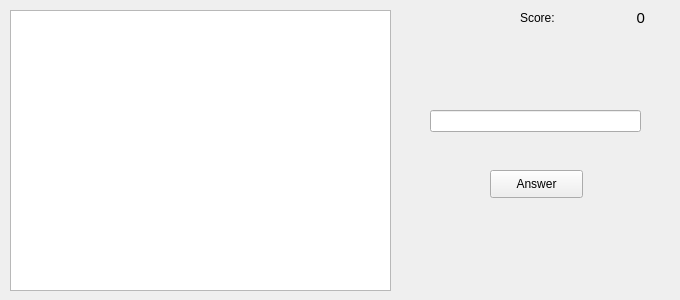
<?xml version="1.0" encoding="UTF-8"?>
<ui version="4.0">
 <class>QtGuiClass</class>
 <widget class="QWidget" name="QtGuiClass">
  <property name="geometry">
   <rect>
    <x>0</x>
    <y>0</y>
    <width>680</width>
    <height>300</height>
   </rect>
  </property>
  <property name="windowTitle">
   <string>QtGuiClass</string>
  </property>
  <widget class="QListWidget" name="listWidget">
   <property name="geometry">
    <rect>
     <x>10</x>
     <y>10</y>
     <width>381</width>
     <height>281</height>
    </rect>
   </property>
  </widget>
  <widget class="QLineEdit" name="lineEdit">
   <property name="geometry">
    <rect>
     <x>430</x>
     <y>110</y>
     <width>211</width>
     <height>22</height>
    </rect>
   </property>
  </widget>
  <widget class="QPushButton" name="pushButton">
   <property name="geometry">
    <rect>
     <x>490</x>
     <y>170</y>
     <width>93</width>
     <height>28</height>
    </rect>
   </property>
   <property name="text">
    <string>Answer</string>
   </property>
  </widget>
  <widget class="QLabel" name="label">
   <property name="geometry">
    <rect>
     <x>590</x>
     <y>10</y>
     <width>55</width>
     <height>16</height>
    </rect>
   </property>
   <property name="font">
    <font>
     <pointsize>11</pointsize>
    </font>
   </property>
   <property name="text">
    <string>0</string>
   </property>
   <property name="alignment">
    <set>Qt::AlignRight|Qt::AlignTrailing|Qt::AlignVCenter</set>
   </property>
  </widget>
  <widget class="QLabel" name="label_2">
   <property name="geometry">
    <rect>
     <x>520</x>
     <y>10</y>
     <width>55</width>
     <height>16</height>
    </rect>
   </property>
   <property name="text">
    <string>Score:</string>
   </property>
  </widget>
 </widget>
 <layoutdefault spacing="6" margin="11"/>
 <resources/>
 <connections/>
</ui>
